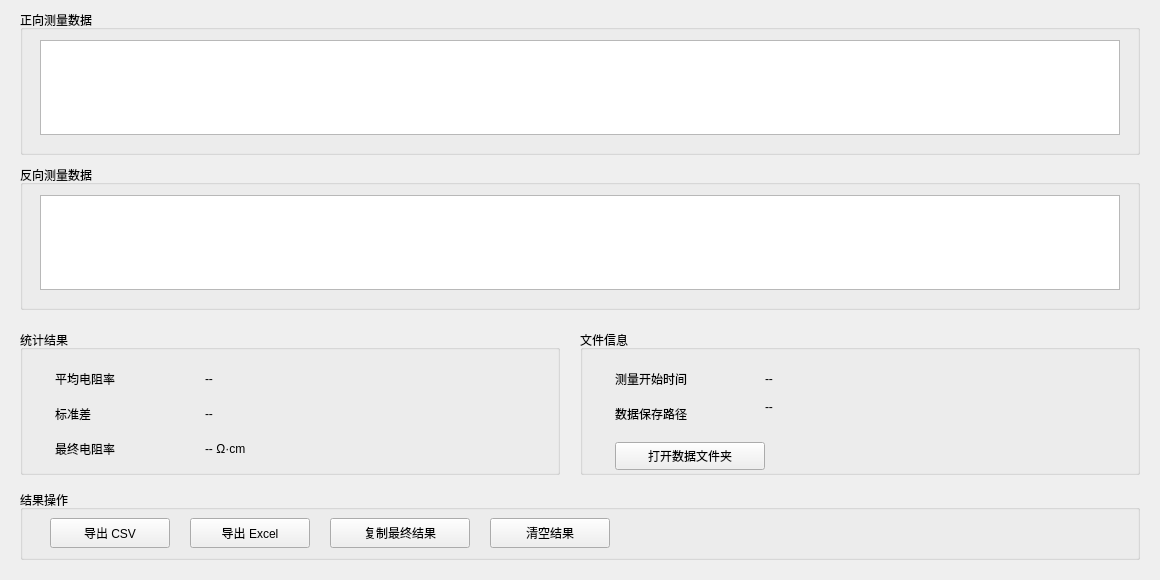
      <widget class="QWidget" name="pageResult">
        <property name="geometry">
          <rect>
            <x>0</x>
            <y>0</y>
            <width>1160</width>
            <height>580</height>
          </rect>
        </property>
        <widget class="QGroupBox" name="grpForwardData">
          <property name="geometry">
            <rect>
              <x>20</x>
              <y>10</y>
              <width>1120</width>
              <height>145</height>
            </rect>
          </property>
          <property name="title">
            <string>正向测量数据</string>
          </property>
          <widget class="QTableWidget" name="TableWidget_f">
            <property name="geometry">
              <rect>
                <x>20</x>
                <y>30</y>
                <width>1080</width>
                <height>95</height>
              </rect>
            </property>
          </widget>
        </widget>
        <widget class="QGroupBox" name="grpReverseData">
          <property name="geometry">
            <rect>
              <x>20</x>
              <y>165</y>
              <width>1120</width>
              <height>145</height>
            </rect>
          </property>
          <property name="title">
            <string>反向测量数据</string>
          </property>
          <widget class="QTableWidget" name="TableWidget_r">
            <property name="geometry">
              <rect>
                <x>20</x>
                <y>30</y>
                <width>1080</width>
                <height>95</height>
              </rect>
            </property>
          </widget>
        </widget>
        <widget class="QGroupBox" name="grpStatistics">
          <property name="geometry">
            <rect>
              <x>20</x>
              <y>330</y>
              <width>540</width>
              <height>145</height>
            </rect>
          </property>
          <property name="title">
            <string>统计结果</string>
          </property>
          <widget class="QLabel" name="lblAverageTitle">
            <property name="geometry">
              <rect>
                <x>35</x>
                <y>35</y>
                <width>120</width>
                <height>28</height>
              </rect>
            </property>
            <property name="text">
              <string>平均电阻率</string>
            </property>
          </widget>
          <widget class="QLabel" name="lblAverageValue">
            <property name="geometry">
              <rect>
                <x>185</x>
                <y>35</y>
                <width>300</width>
                <height>28</height>
              </rect>
            </property>
            <property name="text">
              <string>--</string>
            </property>
          </widget>
          <widget class="QLabel" name="lblStdTitle">
            <property name="geometry">
              <rect>
                <x>35</x>
                <y>70</y>
                <width>120</width>
                <height>28</height>
              </rect>
            </property>
            <property name="text">
              <string>标准差</string>
            </property>
          </widget>
          <widget class="QLabel" name="lblStdValue">
            <property name="geometry">
              <rect>
                <x>185</x>
                <y>70</y>
                <width>300</width>
                <height>28</height>
              </rect>
            </property>
            <property name="text">
              <string>--</string>
            </property>
          </widget>
          <widget class="QLabel" name="lblFinalResistivityTitle">
            <property name="geometry">
              <rect>
                <x>35</x>
                <y>105</y>
                <width>120</width>
                <height>28</height>
              </rect>
            </property>
            <property name="text">
              <string>最终电阻率</string>
            </property>
          </widget>
          <widget class="QLabel" name="lblFinalResistivity">
            <property name="geometry">
              <rect>
                <x>185</x>
                <y>105</y>
                <width>300</width>
                <height>28</height>
              </rect>
            </property>
            <property name="text">
              <string>-- Ω·cm</string>
            </property>
          </widget>
        </widget>
        <widget class="QGroupBox" name="grpFileInfo">
          <property name="geometry">
            <rect>
              <x>580</x>
              <y>330</y>
              <width>560</width>
              <height>145</height>
            </rect>
          </property>
          <property name="title">
            <string>文件信息</string>
          </property>
          <widget class="QLabel" name="lblMeasureStartTimeTitle">
            <property name="geometry">
              <rect>
                <x>35</x>
                <y>35</y>
                <width>120</width>
                <height>28</height>
              </rect>
            </property>
            <property name="text">
              <string>测量开始时间</string>
            </property>
          </widget>
          <widget class="QLabel" name="lblMeasureStartTime">
            <property name="geometry">
              <rect>
                <x>185</x>
                <y>35</y>
                <width>320</width>
                <height>28</height>
              </rect>
            </property>
            <property name="text">
              <string>--</string>
            </property>
          </widget>
          <widget class="QLabel" name="lblDataPathTitle">
            <property name="geometry">
              <rect>
                <x>35</x>
                <y>70</y>
                <width>120</width>
                <height>28</height>
              </rect>
            </property>
            <property name="text">
              <string>数据保存路径</string>
            </property>
          </widget>
          <widget class="QLabel" name="lblDataSavePath">
            <property name="geometry">
              <rect>
                <x>185</x>
                <y>70</y>
                <width>340</width>
                <height>42</height>
              </rect>
            </property>
            <property name="text">
              <string>--</string>
            </property>
            <property name="alignment">
              <set>Qt::AlignLeading|Qt::AlignLeft|Qt::AlignTop</set>
            </property>
          </widget>
          <widget class="QPushButton" name="btnOpenDataFolder">
            <property name="geometry">
              <rect>
                <x>35</x>
                <y>112</y>
                <width>150</width>
                <height>28</height>
              </rect>
            </property>
            <property name="text">
              <string>打开数据文件夹</string>
            </property>
          </widget>
        </widget>
        <widget class="QGroupBox" name="grpResultActions">
          <property name="geometry">
            <rect>
              <x>20</x>
              <y>490</y>
              <width>1120</width>
              <height>70</height>
            </rect>
          </property>
          <property name="title">
            <string>结果操作</string>
          </property>
          <widget class="QPushButton" name="btnExportCsv">
            <property name="geometry">
              <rect>
                <x>30</x>
                <y>28</y>
                <width>120</width>
                <height>30</height>
              </rect>
            </property>
            <property name="text">
              <string>导出 CSV</string>
            </property>
          </widget>
          <widget class="QPushButton" name="btnExportExcel">
            <property name="geometry">
              <rect>
                <x>170</x>
                <y>28</y>
                <width>120</width>
                <height>30</height>
              </rect>
            </property>
            <property name="text">
              <string>导出 Excel</string>
            </property>
          </widget>
          <widget class="QPushButton" name="btnCopyFinalResult">
            <property name="geometry">
              <rect>
                <x>310</x>
                <y>28</y>
                <width>140</width>
                <height>30</height>
              </rect>
            </property>
            <property name="text">
              <string>复制最终结果</string>
            </property>
          </widget>
          <widget class="QPushButton" name="btnClearResult">
            <property name="geometry">
              <rect>
                <x>470</x>
                <y>28</y>
                <width>120</width>
                <height>30</height>
              </rect>
            </property>
            <property name="text">
              <string>清空结果</string>
            </property>
          </widget>
        </widget>
      </widget>
